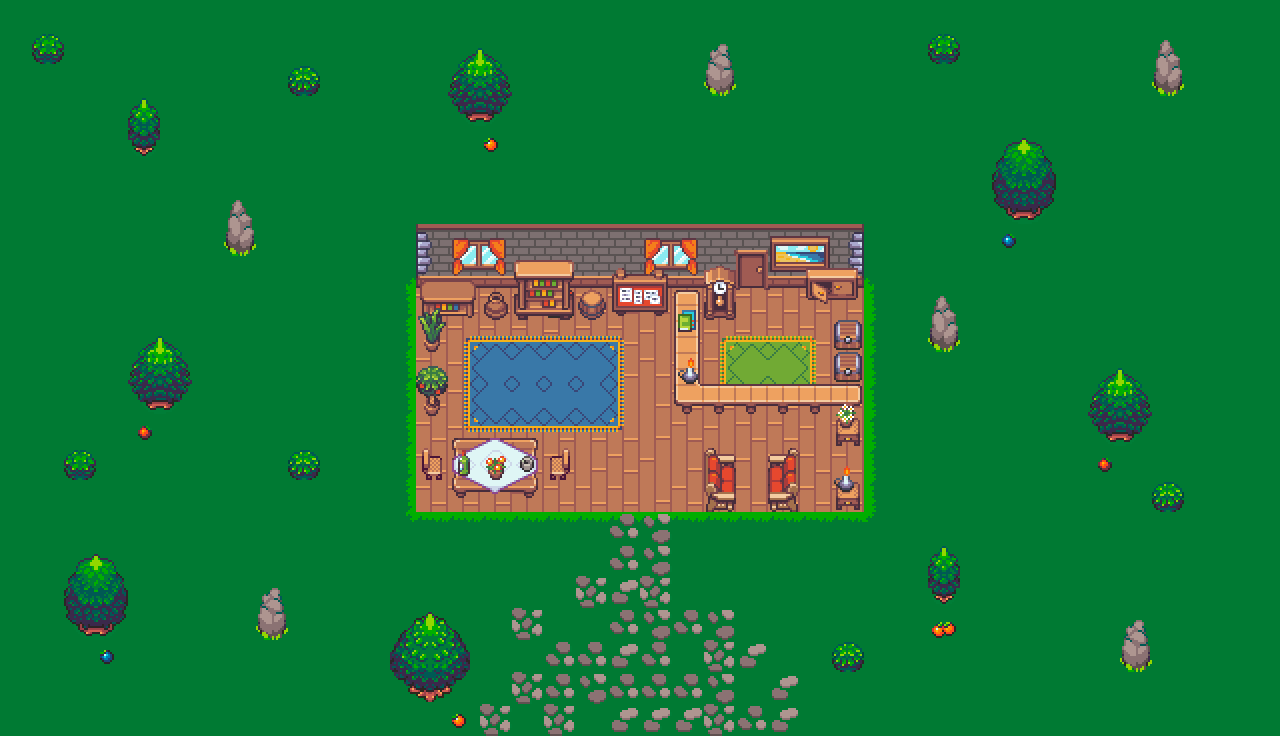

A 2D game scene composited from a Tiled map and its tileset images. What follows is a short description and the map's XML, with each tile layer's data collapsed to a summary:
An orthogonal 40x23 tile map with 32x32 px tiles, 5 tile layers (Extra, Suelo, Muebles, Detalles, ...), 1 hidden layer not drawn, 3 tilesets.

<map version="1.4" tiledversion="1.4.3" orientation="orthogonal" renderorder="right-down" width="40" height="23" tilewidth="32" tileheight="32" infinite="0" nextlayerid="7" nextobjectid="1">
 <tileset firstgid="1" name="map_tileset" tilewidth="32" tileheight="32" tilecount="768" columns="48">
  <image source="map_tileset.png" width="1536" height="512" />
 </tileset>
 <tileset firstgid="769" name="interior_tileset" tilewidth="32" tileheight="32" tilecount="768" columns="48">
  <image source="interior_tileset.png" width="1536" height="512" />
 </tileset>
 <tileset firstgid="1537" name="hitboxes" tilewidth="32" tileheight="32" tilecount="20" columns="20">
  <image source="hitboxes.png" width="640" height="32" />
 </tileset>
 <layer id="1" name="Extra" width="40" height="23">
  <data>[920 cells, 920 non-empty, 8 distinct tile ids]</data>
 </layer>
 <layer id="4" name="Suelo" width="40" height="23">
  <data>[920 cells, 126 non-empty, 5 distinct tile ids]</data>
 </layer>
 <layer id="2" name="Muebles" width="40" height="23">
  <data>[920 cells, 182 non-empty, 87 distinct tile ids]</data>
 </layer>
 <layer id="5" name="Detalles" width="40" height="23">
  <data>[920 cells, 42 non-empty, 35 distinct tile ids]</data>
 </layer>
 <layer id="6" name="Extra2" width="40" height="23">
  <data>[920 cells, 25 non-empty, 21 distinct tile ids]</data>
 </layer>
 <layer id="3" name="Hitboxes" width="40" height="23" visible="0" opacity="0.5">
  <properties>
   <property name="draw" type="bool" value="false" />
  </properties>
  <data>[920 cells, 920 non-empty, 4 distinct tile ids]</data>
 </layer>
</map>